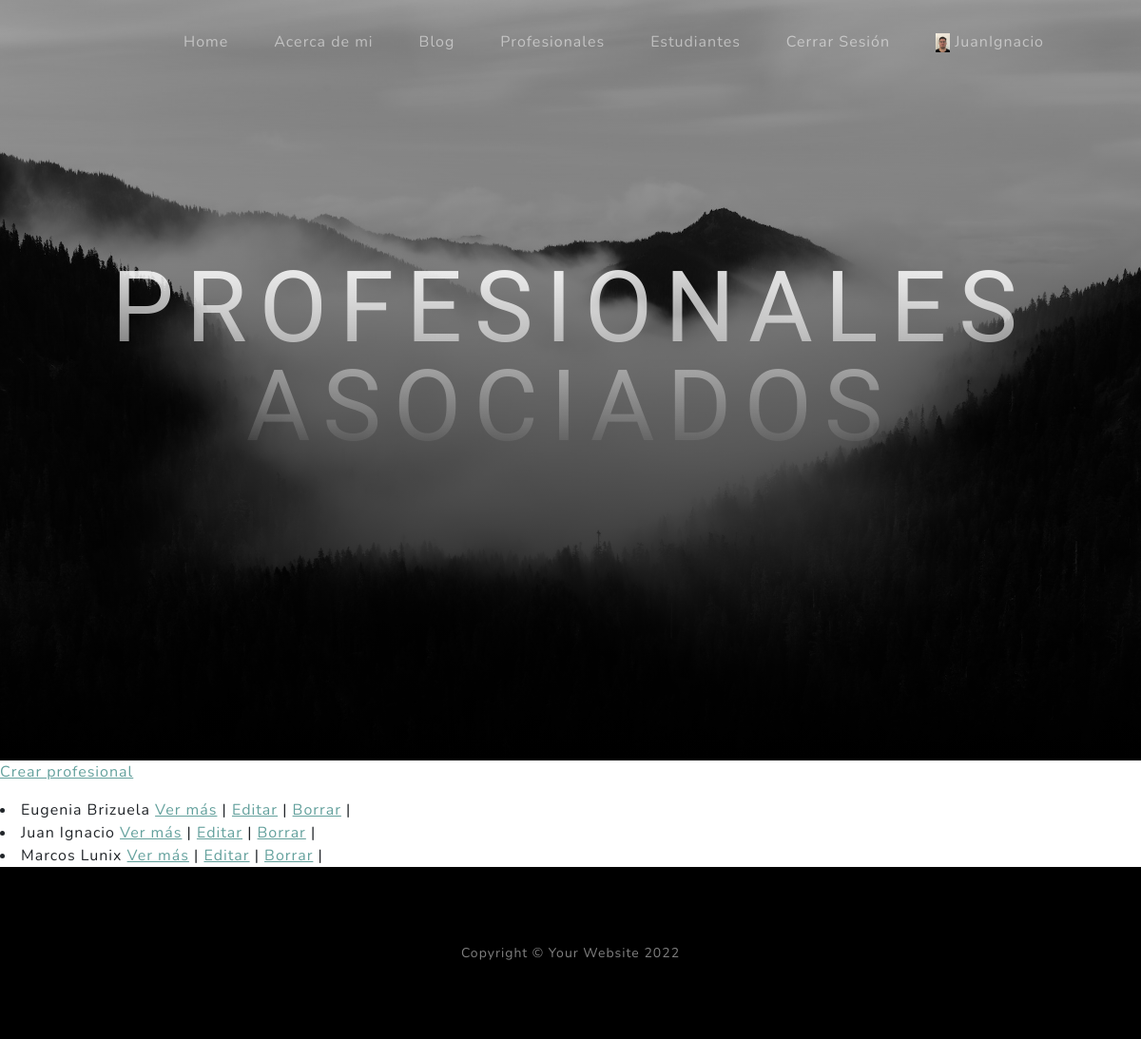
/clases/profesional/ (signed in), run on the app's committed database.
### account/models.py (models this page shows)
class UserExtension (models.Model):
    avatar = models.ImageField(upload_to='avatar', null=True, blank=True)
    user = models.OneToOneField (User, on_delete=models.CASCADE)
    link = models.URLField (null=True)
    descripcion = models.CharField (max_length=200)

### clases/models.py (models this page shows)
class Profesional (models.Model):
    nombre = models.CharField(max_length=20)
    apellido = models.CharField(max_length=30)
    especialidad = models.CharField (max_length=50)
    def __str__ (self):
           return f'{self.nombre} {self.apellido}'

### clases/views.py (the view)
# urls.py: path('profesional/', views.ProfesionalLista.as_view(), name = 'profesional_lista'),
class ProfesionalLista (ListView):
    model = Profesional
    template_name = 'clases/profesional_lista.html'

### clases/templates/clases/profesional_lista.html (shortened to what this page needs)
{% extends 'index/index.html' %}
{% block 'header_text_block' %}
    <h1 class="mx-auto my-0 text-uppercase">Profesionales asociados</h1>
{% endblock 'header_text_block' %}
{% block 'body_block' %}
    <p>
        <a href={% url 'profesional_crear' %}>Crear profesional</a>
    </p>
    {% for profesional in object_list %}
    <li>
        {{profesional}}
        <a href={% url 'profesional_detalle' profesional.id %}>Ver más</a> |
        <a href={% url 'profesional_editar' profesional.id %}>Editar</a> |
        <a href={% url 'profesional_borrar' profesional.id %}>Borrar</a> |
    </li>
    {% endfor %}
{% endblock 'body_block' %}

### index/templates/index/index.html (shortened to what this page needs)
<!DOCTYPE html>
<html lang="en">
    {% load static %}
    <head>
        <link href={% static 'css/styles.css' %} rel="stylesheet" />
    </head>
    <body id="page-top">
        <nav class="navbar navbar-expand-lg navbar-light fixed-top" id="mainNav">
            <div class="container px-4 px-lg-5">
                <div class="collapse navbar-collapse" id="navbarResponsive">
                    <ul class="navbar-nav ms-auto">
                        <li class="nav-item"><a class="nav-link" href={% url 'index' %}>Home</a></li>
                        <li class="nav-item"><a class="nav-link" href={% url 'about' %}>Acerca de mi</a></li>
                        <li class="nav-item"><a class="nav-link" href={% url 'blog_lista' %}>Blog</a></li>
                        <li class="nav-item"><a class="nav-link" href={% url 'profesional_lista' %}>Profesionales</a></li>
                        <li class="nav-item"><a class="nav-link" href={% url 'estudiante' %}>Estudiantes</a></li>
                        {% if request.user.is_authenticated %}
                        <li class="nav-item"><a class="nav-link" href={% url 'logout' %}>Cerrar Sesión</a></li>
                        <li class="nav-item"><a class="nav-link" href={% url 'datos_usuario' %}>
                            {% if request.user.userextension.avatar %}
                            <img src= "{{request.user.userextension.avatar.url}}" alt="imagen de perfil" height='20px'>
                            {{request.user.username}}
                            {% else %}
                            {{request.user.username}}
                            {% endif %}
                        </a></li>
                        {% else %}
                        <li class="nav-item"><a class="nav-link" href={% url 'login' %}>Iniciar Sesión</a></li>
                        <li class="nav-item"><a class="nav-link" href={% url 'registrarse' %}>Registrarse</a></li>
                        {% endif %}
                    </ul>
                </div>
            </div>
        </nav>
        {% block 'header_block' %}
        <header class="masthead">
            <div class="container px-4 px-lg-5 d-flex h-100 align-items-center justify-content-center">
                <div class="d-flex justify-content-center">
                    <div class="text-center">
                        {% block 'header_text_block' %}{% endblock 'header_text_block' %}
                    </div>
                </div>
            </div>
        </header>
        {% endblock 'header_block' %}
        {% block 'body_block' %}
        {% endblock 'body_block' %}
        <footer class="footer bg-black small text-center text-white-50"><div class="container px-4 px-lg-5">Copyright &copy; Your Website 2022</div></footer>
    </body>
</html>

### data on the page
Profesional: nombre+apellido "Eugenia Brizuela"
Profesional: nombre+apellido "Juan Ignacio"
Profesional: nombre+apellido "Marcos Lunix"

### other printed values
{{ request.user.username }} "JuanIgnacio"
